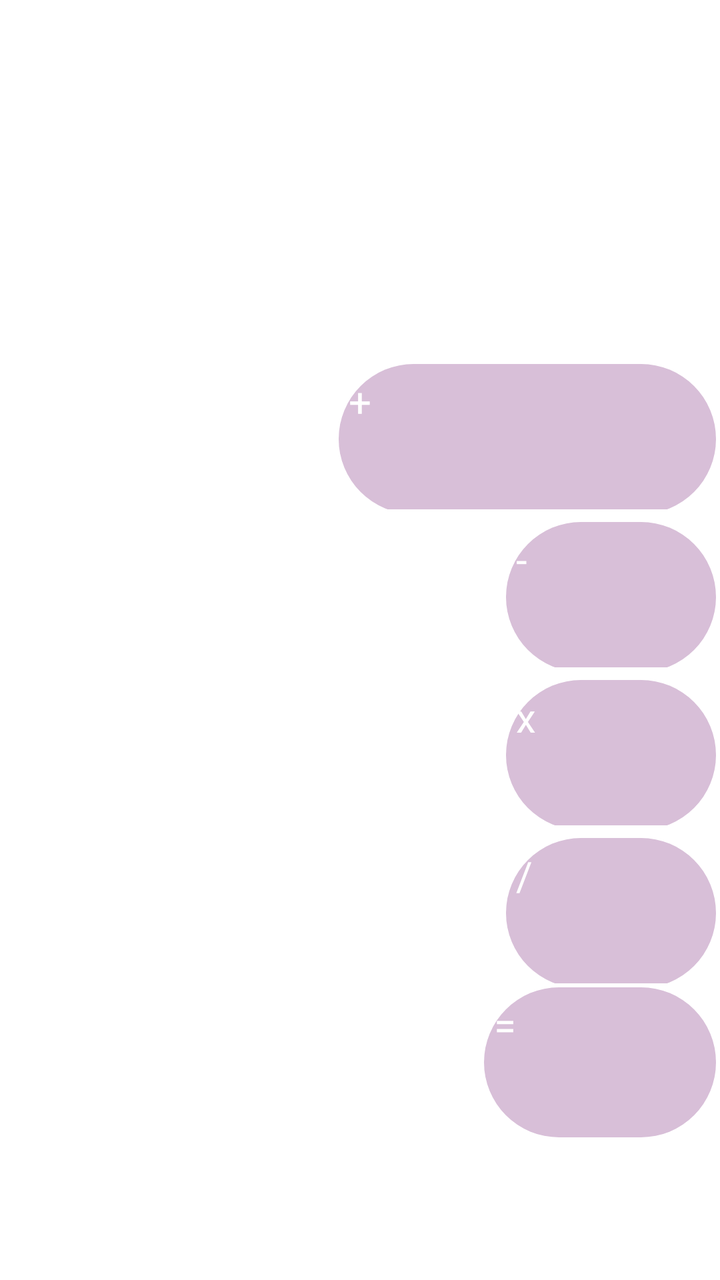
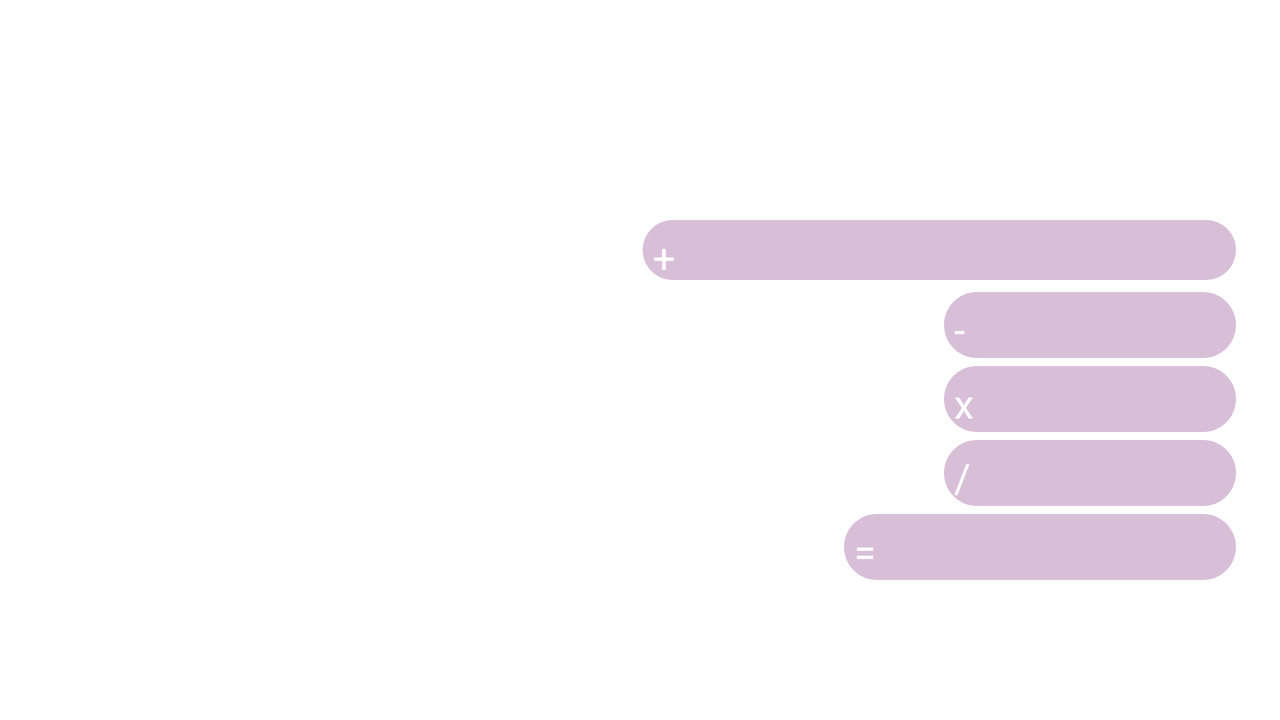

One screen, two layout resources from the same app: the default and the repository's alternative for another configuration. Each is rendered where Android would select it; the XML of both is given below.
<!-- AndroidManifest.xml: application theme Theme.Menu -->
<!-- res/layout/fragment_calculator_.xml -->
<?xml version="1.0" encoding="utf-8"?>
<FrameLayout
    xmlns:android="http://schemas.android.com/apk/res/android"
    xmlns:tools="http://schemas.android.com/tools"
    xmlns:app="http://schemas.android.com/apk/res-auto"
    android:layout_width="match_parent"
    android:layout_height="match_parent"
    tools:context=".Calculator_Fragment">

    <androidx.constraintlayout.widget.ConstraintLayout
        android:layout_width="match_parent"
        android:layout_height="match_parent">

        <TextView
            android:id="@+id/editText"
            android:layout_width="0dp"
            android:layout_height="100dp"
            android:layout_margin="16dp"
            android:inputType="none"
            android:textColor="@color/black"
            android:gravity="right"
            android:padding="16dp"
            android:enabled="false"
            android:textSize="28sp"
            app:layout_constraintTop_toTopOf="parent"
            app:layout_constraintLeft_toLeftOf="parent"
            app:layout_constraintRight_toRightOf="parent"/>

        <RelativeLayout
            android:id="@+id/buttonContainer"
            android:layout_width="0dp"
            android:layout_height="wrap_content"
            android:layout_marginLeft="10dp"
            android:layout_marginRight="10dp"
            android:layout_marginBottom="10dp"
            app:layout_constraintTop_toBottomOf="@+id/editText"
            app:layout_constraintBottom_toBottomOf="parent"
            tools:ignore="MissingConstraints">


            <LinearLayout
                android:layout_width="match_parent"
                android:layout_height="wrap_content"
                android:orientation="vertical">
                <LinearLayout
                    android:layout_width="match_parent"
                    android:layout_height="wrap_content"
                    android:orientation="horizontal">
                    <Button
                        android:id="@+id/btnClear"
                        style="@style/CalcButton"
                        android:layout_width="75dp"
                        android:layout_height="75dp"
                        android:background="@drawable/bg1"
                        android:textColor="@color/white"
                        android:textSize="24sp"
                        android:onClick="onClearClick"
                        android:text="C" />
                    <Button
                        android:id="@+id/btnAdd"
                        style="@style/CalcButton"
                        android:layout_width="100dp"
                        android:layout_height="wrap_content"
                        android:layout_marginLeft="10dp"
                        android:background="@drawable/bg_operations"
                        android:textColor="@color/white"
                        android:onClick="onOperatorClick"
                        android:text="+" />
                </LinearLayout>

                <LinearLayout
                    android:layout_width="match_parent"
                    android:layout_height="wrap_content"
                    android:orientation="horizontal"
                    android:layout_marginTop="0dp">
                    <Button
                        android:id="@+id/btn7"
                        style="@style/CalcButton"
                        android:layout_width="75dp"
                        android:layout_height="75dp"
                        android:background="@drawable/bg1"
                        android:textColor="@color/white"
                        android:textSize="24sp"
                        android:onClick="onNumberClick"
                        android:text="7"/>
                    <Button
                        android:id="@+id/btn8"
                        style="@style/CalcButton"
                        android:layout_width="75dp"
                        android:layout_height="75dp"
                        android:background="@drawable/bg1"
                        android:textColor="@color/white"
                        android:textSize="24sp"
                        android:onClick="onNumberClick"
                        android:text="8" />
                    <Button
                        android:id="@+id/btn9"
                        style="@style/CalcButton"
                        android:layout_width="75dp"
                        android:layout_height="75dp"
                        android:background="@drawable/bg1"
                        android:textColor="@color/white"
                        android:onClick="onNumberClick"
                        android:textSize="24sp"
                        android:text="9" />
                    <Button
                        android:id="@+id/btnSubtract"
                        style="@style/CalcButton"
                        android:layout_width="100dp"
                        android:layout_height="wrap_content"
                        android:layout_marginLeft="10dp"
                        android:background="@drawable/bg_operations"
                        android:textColor="@color/white"
                        android:onClick="onOperatorClick"
                        android:text="-" />
                </LinearLayout>

                <LinearLayout
                    android:layout_width="match_parent"
                    android:layout_height="wrap_content"
                    android:orientation="horizontal"
                    android:layout_marginTop="0dp">
                    <Button
                        android:id="@+id/btn4"
                        style="@style/CalcButton"
                        android:layout_width="75dp"
                        android:layout_height="75dp"
                        android:background="@drawable/bg1"
                        android:textColor="@color/white"
                        android:textSize="24sp"
                        android:onClick="onNumberClick"
                        android:text="4" />
                    <Button
                        android:id="@+id/btn5"
                        style="@style/CalcButton"
                        android:layout_width="75dp"
                        android:layout_height="75dp"
                        android:background="@drawable/bg1"
                        android:textColor="@color/white"
                        android:textSize="24sp"
                        android:onClick="onNumberClick"
                        android:text="5" />
                    <Button
                        android:id="@+id/btn6"
                        style="@style/CalcButton"
                        android:layout_width="75dp"
                        android:layout_height="75dp"
                        android:background="@drawable/bg1"
                        android:textColor="@color/white"
                        android:textSize="24sp"
                        android:onClick="onNumberClick"
                        android:text="6" />
                    <Button
                        android:id="@+id/btnMultiply"
                        style="@style/CalcButton"
                        android:layout_width="100dp"
                        android:layout_height="wrap_content"
                        android:background="@drawable/bg_operations"
                        android:textColor="@color/white"
                        android:layout_marginLeft="10dp"
                        android:onClick="onOperatorClick"
                        android:text="x" />
                </LinearLayout>

                <LinearLayout
                    android:layout_width="match_parent"
                    android:layout_height="wrap_content"
                    android:orientation="horizontal"
                    android:layout_marginTop="0dp">
                    <Button
                        android:id="@+id/btn1"
                        style="@style/CalcButton"
                        android:layout_width="75dp"
                        android:layout_height="75dp"
                        android:background="@drawable/bg1"
                        android:textColor="@color/white"
                        android:textSize="24sp"
                        android:onClick="onNumberClick"
                        android:text="1" />
                    <Button
                        android:id="@+id/btn2"
                        style="@style/CalcButton"
                        android:layout_width="75dp"
                        android:layout_height="75dp"
                        android:background="@drawable/bg1"
                        android:textColor="@color/white"
                        android:textSize="24sp"
                        android:onClick="onNumberClick"
                        android:text="2" />
                    <Button
                        android:id="@+id/btn3"
                        style="@style/CalcButton"
                        android:layout_width="75dp"
                        android:layout_height="75dp"
                        android:background="@drawable/bg1"
                        android:textColor="@color/white"
                        android:textSize="24sp"
                        android:onClick="onNumberClick"
                        android:text="3" />
                    <Button
                        android:id="@+id/btnDivide"
                        style="@style/CalcButton"
                        android:layout_width="100dp"
                        android:layout_height="wrap_content"
                        android:background="@drawable/bg_operations"
                        android:textColor="@color/white"
                        android:layout_marginLeft="10dp"
                        android:onClick="onOperatorClick"
                        android:text="/" />
                </LinearLayout>

                <LinearLayout
                    android:layout_width="match_parent"
                    android:layout_height="wrap_content"
                    android:orientation="horizontal"
                    android:layout_marginTop="0dp">
                    <Button
                        android:id="@+id/btn0"
                        style="@style/CalcButton"
                        android:layout_width="75dp"
                        android:layout_height="75dp"
                        android:background="@drawable/bg1"
                        android:textColor="@color/white"
                        android:textSize="24sp"
                        android:onClick="onNumberClick"
                        android:text="0" />
                    <Button
                        android:id="@+id/btnDot"
                        style="@style/CalcButton"
                        android:layout_width="75dp"
                        android:layout_height="75dp"
                        android:background="@drawable/bg1"
                        android:textColor="@color/white"
                        android:textSize="24sp"
                        android:onClick="onNumberClick"
                        android:text="." />
                    <Button
                        android:id="@+id/btnEqual"
                        style="@style/CalcButton"
                        android:layout_width="wrap_content"
                        android:layout_height="wrap_content"
                        android:layout_gravity="center"
                        android:background="@drawable/bg_operations"
                        android:textColor="@color/white"
                        android:onClick="onEqualClick"
                        android:text="=" />
                </LinearLayout>
            </LinearLayout>
        </RelativeLayout>
    </androidx.constraintlayout.widget.ConstraintLayout>

</FrameLayout>
<!-- resources referenced by this layout -->
<resources>
  <color name="black">#FF000000</color>
  <color name="white">#FFFFFFFF</color>
  <!-- drawable bg_operations (drawable) -->
  <?xml version="1.0" encoding="utf-8"?>
  <shape xmlns:android="http://schemas.android.com/apk/res/android">
      <solid android:color="@color/purple"/>
      <size
          android:width="75dp"
          android:height="75dp"/>
      <corners android:radius="37.5dp"/>
  </shape>
  <style name="CalcButton">
          <item name="android:layout_width">wrap_content</item>
          <item name="android:layout_height">wrap_content</item>
          <item name="android:layout_margin">2dp</item>
          <item name="android:layout_weight">1</item>
          <item name="android:padding">5dp</item>
          <item name="android:textSize">20sp</item>
      </style>
  <color name="purple">#D8BFD8</color>
</resources>
<!-- res/layout-land/fragment_calculator_.xml (the repository's variant of the layout above) -->
<!-- drawn on the phone turned sideways -->
<?xml version="1.0" encoding="utf-8"?>
<FrameLayout
    xmlns:android="http://schemas.android.com/apk/res/android"
    xmlns:tools="http://schemas.android.com/tools"
    xmlns:app="http://schemas.android.com/apk/res-auto"
    android:layout_width="match_parent"
    android:layout_height="match_parent"
    tools:context=".Calculator_Fragment">

    <androidx.constraintlayout.widget.ConstraintLayout
        android:layout_width="match_parent"
        android:layout_height="match_parent">

        <TextView
            android:id="@+id/editText"
            android:layout_width="0dp"
            android:layout_height="50dp"
            android:inputType="none"
            android:textColor="@color/black"
            android:gravity="right"
            android:enabled="false"
            android:textSize="28sp"
            app:layout_constraintTop_toTopOf="parent"
            app:layout_constraintLeft_toLeftOf="parent"
            app:layout_constraintRight_toRightOf="parent"/>

        <RelativeLayout
            android:id="@+id/buttonContainer"
            android:layout_width="0dp"
            android:layout_height="wrap_content"
            android:layout_marginLeft="10dp"
            android:layout_marginRight="10dp"
            android:layout_marginBottom="10dp"
            app:layout_constraintTop_toBottomOf="@+id/editText"
            app:layout_constraintLeft_toLeftOf="parent"
            app:layout_constraintRight_toRightOf="parent"
            app:layout_constraintBottom_toBottomOf="parent">


            <LinearLayout
                android:layout_width="match_parent"
                android:layout_height="wrap_content"
                android:orientation="vertical"
                android:padding="10dp">

                <LinearLayout
                    android:layout_width="match_parent"
                    android:layout_height="wrap_content"
                    android:orientation="horizontal">
                    <Button
                        android:id="@+id/btnClear"
                        style="@style/CalcButton"
                        android:layout_width="0dp"
                        android:layout_height="32dp"
                        android:background="@drawable/bg1"
                        android:textColor="@color/white"
                        android:onClick="onClearClick"
                        android:text="C"
                        tools:ignore="Suspicious0dp" />
                    <Button
                        android:id="@+id/btnAdd"
                        style="@style/CalcButton"
                        android:layout_width="1dp"
                        android:layout_height="30dp"
                        android:background="@drawable/bg_operations"
                        android:textColor="@color/white"
                        android:onClick="onOperatorClick"
                        android:text="+" />
                </LinearLayout>

                <LinearLayout
                    android:layout_width="match_parent"
                    android:layout_height="wrap_content"
                    android:orientation="horizontal">
                    <Button
                        android:id="@+id/btn7"
                        style="@style/CalcButton"
                        android:layout_width="2dp"
                        android:layout_height="33dp"
                        android:background="@drawable/bg1"
                        android:textColor="@color/white"
                        android:onClick="onNumberClick"
                        android:text="7"/>
                    <Button
                        android:id="@+id/btn8"
                        style="@style/CalcButton"
                        android:layout_width="2dp"
                        android:layout_height="33dp"
                        android:background="@drawable/bg1"
                        android:textColor="@color/white"
                        android:onClick="onNumberClick"
                        android:text="8" />
                    <Button
                        android:id="@+id/btn9"
                        style="@style/CalcButton"
                        android:layout_width="2dp"
                        android:layout_height="33dp"
                        android:background="@drawable/bg1"
                        android:textColor="@color/white"
                        android:onClick="onNumberClick"
                        android:text="9" />
                    <Button
                        android:id="@+id/btnSubtract"
                        style="@style/CalcButton"
                        android:layout_width="2dp"
                        android:layout_height="33dp"
                        android:layout_marginLeft="10dp"
                        android:background="@drawable/bg_operations"
                        android:textColor="@color/white"
                        android:onClick="onOperatorClick"
                        android:text="-" />
                </LinearLayout>

                <LinearLayout
                    android:layout_width="match_parent"
                    android:layout_height="wrap_content"
                    android:orientation="horizontal">
                    <Button
                        android:id="@+id/btn4"
                        style="@style/CalcButton"
                        android:layout_width="2dp"
                        android:layout_height="33dp"
                        android:background="@drawable/bg1"
                        android:textColor="@color/white"
                        android:onClick="onNumberClick"
                        android:text="4" />
                    <Button
                        android:id="@+id/btn5"
                        style="@style/CalcButton"
                        android:layout_width="2dp"
                        android:layout_height="33dp"
                        android:background="@drawable/bg1"
                        android:textColor="@color/white"
                        android:onClick="onNumberClick"
                        android:text="5" />
                    <Button
                        android:id="@+id/btn6"
                        style="@style/CalcButton"
                        android:layout_width="2dp"
                        android:layout_height="33dp"
                        android:background="@drawable/bg1"
                        android:textColor="@color/white"
                        android:onClick="onNumberClick"
                        android:text="6" />
                    <Button
                        android:id="@+id/btnMultiply"
                        style="@style/CalcButton"
                        android:layout_width="2dp"
                        android:layout_height="33dp"
                        android:background="@drawable/bg_operations"
                        android:textColor="@color/white"
                        android:layout_marginLeft="10dp"
                        android:onClick="onOperatorClick"
                        android:text="x" />
                </LinearLayout>

                <LinearLayout
                    android:layout_width="match_parent"
                    android:layout_height="wrap_content"
                    android:orientation="horizontal">
                    <Button
                        android:id="@+id/btn1"
                        style="@style/CalcButton"
                        android:layout_width="2dp"
                        android:layout_height="33dp"
                        android:background="@drawable/bg1"
                        android:textColor="@color/white"
                        android:onClick="onNumberClick"
                        android:text="1" />
                    <Button
                        android:id="@+id/btn2"
                        style="@style/CalcButton"
                        android:layout_width="2dp"
                        android:layout_height="33dp"
                        android:background="@drawable/bg1"
                        android:textColor="@color/white"
                        android:onClick="onNumberClick"
                        android:text="2" />
                    <Button
                        android:id="@+id/btn3"
                        style="@style/CalcButton"
                        android:layout_width="2dp"
                        android:layout_height="33dp"
                        android:background="@drawable/bg1"
                        android:textColor="@color/white"
                        android:onClick="onNumberClick"
                        android:text="3" />
                    <Button
                        android:id="@+id/btnDivide"
                        style="@style/CalcButton"
                        android:layout_width="2dp"
                        android:layout_height="33dp"
                        android:background="@drawable/bg_operations"
                        android:textColor="@color/white"
                        android:layout_marginLeft="10dp"
                        android:onClick="onOperatorClick"
                        android:text="/" />
                </LinearLayout>

                <LinearLayout
                    android:layout_width="match_parent"
                    android:layout_height="wrap_content"
                    android:orientation="horizontal">
                    <Button
                        android:id="@+id/btn0"
                        style="@style/CalcButton"
                        android:layout_width="2dp"
                        android:layout_height="33dp"
                        android:background="@drawable/bg1"
                        android:textColor="@color/white"
                        android:onClick="onNumberClick"
                        android:text="0" />
                    <Button
                        android:id="@+id/btnDot"
                        style="@style/CalcButton"
                        android:layout_width="2dp"
                        android:layout_height="33dp"
                        android:background="@drawable/bg1"
                        android:textColor="@color/white"
                        android:onClick="onNumberClick"
                        android:text="." />
                    <Button
                        android:id="@+id/btnEqual"
                        style="@style/CalcButton"
                        android:layout_width="2dp"
                        android:layout_height="33dp"
                        android:background="@drawable/bg_operations"
                        android:textColor="@color/white"
                        android:onClick="onEqualClick"
                        android:text="="/>

                </LinearLayout>
            </LinearLayout>
        </RelativeLayout>
    </androidx.constraintlayout.widget.ConstraintLayout>


</FrameLayout>
